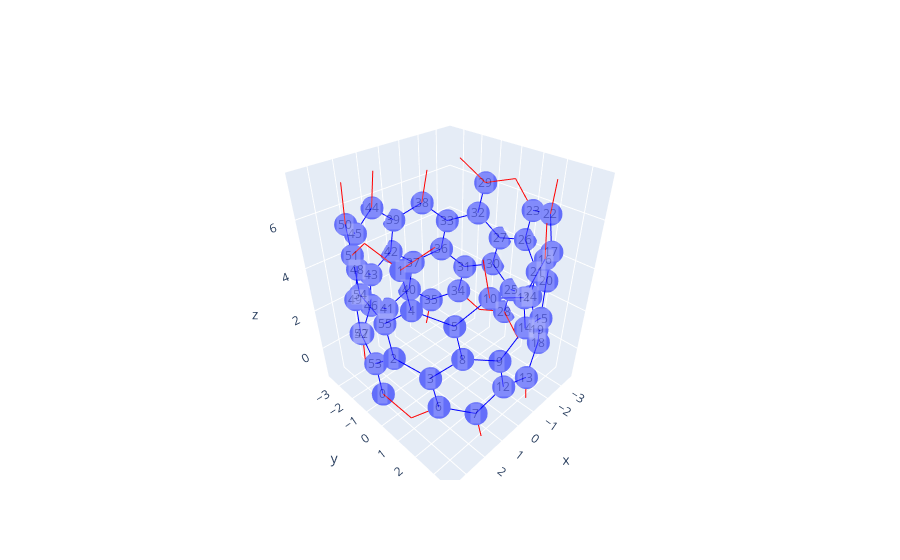

Notebook code cell kept with this figure:
### Code cell
DATA,annos = GetDATAplot(X,Y,Z,nn,nn_minus_a3,nn_plus_a3)
fig = go.Figure(data=DATA)
fig.update_layout(scene=dict(annotations=annos))
# fig.add_annotation(x=X[0], y=Y[0],text="0",showarrow=False,yshift=10)
fig.show()
